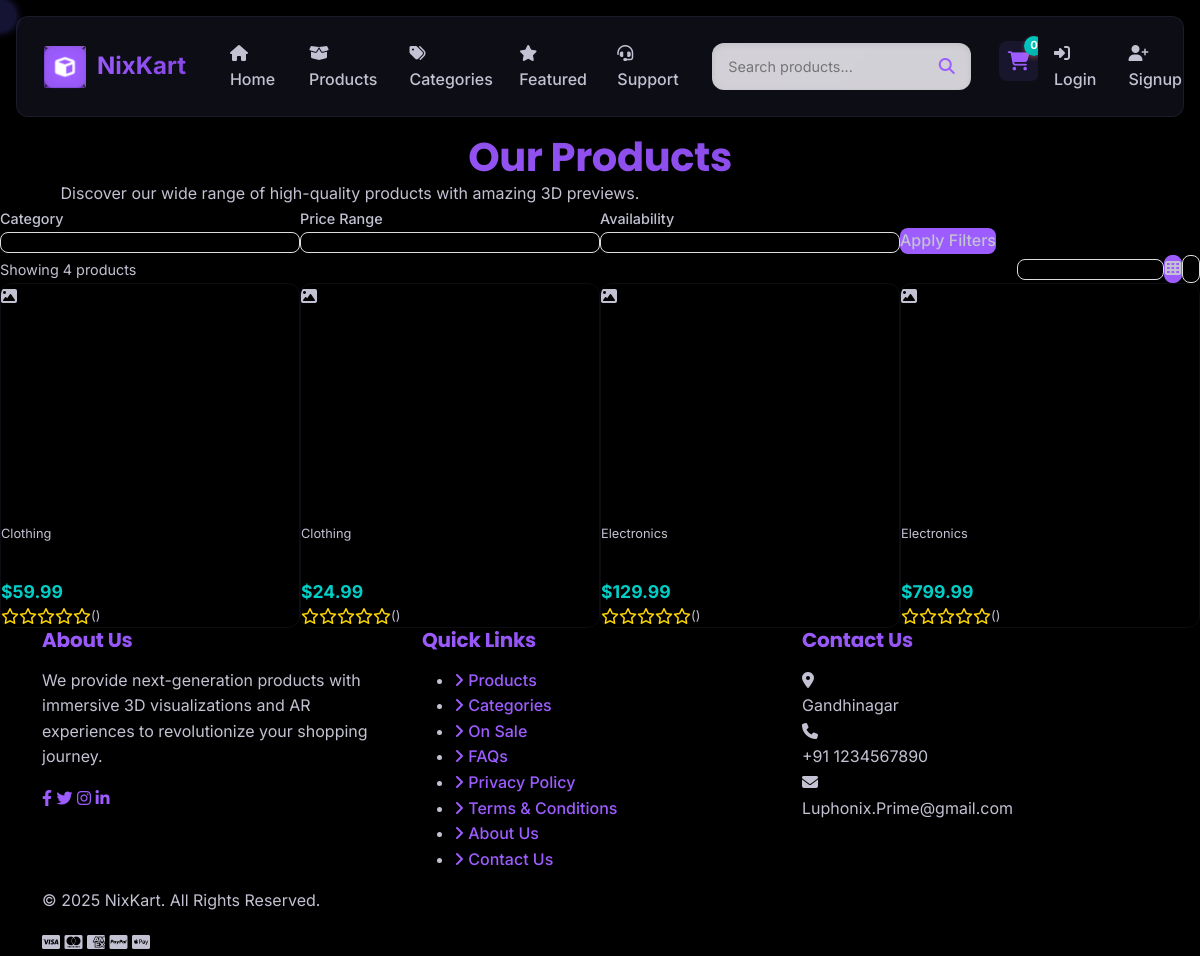
Screenshot of /products/ with the database file from the repository.
### store/models.py (models this page shows, shortened)
class Product(models.Model):
    category = models.ForeignKey(Category, related_name='products', on_delete=models.CASCADE)
    name = models.CharField(max_length=200)
    slug = models.SlugField(unique=True, blank=True)
    description = models.TextField()
    price = models.DecimalField(max_digits=10, decimal_places=2)
    stock = models.PositiveIntegerField(default=0)
    image = models.ImageField(upload_to='products/', blank=True, null=True)
    model_3d = models.FileField(upload_to='products/3d_models/', blank=True, null=True)
    is_featured = models.BooleanField(default=False)
    created_at = models.DateTimeField(auto_now_add=True)
    updated_at = models.DateTimeField(auto_now=True)
    class Meta:
        ordering = ['-created_at']

class Category(models.Model):
    name = models.CharField(max_length=100)
    slug = models.SlugField(unique=True, blank=True)
    description = models.TextField(blank=True)
    image = models.ImageField(upload_to='categories/', blank=True, null=True)
    created_at = models.DateTimeField(auto_now_add=True)
    updated_at = models.DateTimeField(auto_now=True)
    class Meta:
        verbose_name_plural = 'Categories'
        ordering = ['name']

### store/views.py (the view)
# urls.py: path('products/', views.product_list, name='product_list'),
def product_list(request):
    products = Product.objects.all()
    featured_products = Product.objects.filter(is_featured=True)
    categories = Category.objects.all()
    context = {
        'products': products,
        'featured_products': featured_products,
        'categories': categories,
    }
    return render(request, 'store/product_list.html', context)

### store/context_processors.py (called while the page is built)
def cart_count(request):
    count = 0
    if request.user.is_authenticated:
        try:
            cart = Cart.objects.get(user=request.user)
            count = cart.items.count()
        except Cart.DoesNotExist:
            pass
    else:
        session_id = request.session.session_key
        if session_id:
            try:
                cart = Cart.objects.get(session_id=session_id)
                count = cart.items.count()
            except Cart.DoesNotExist:
                pass
    return {'cart_count': count}

### templates/store/product_list.html (shortened to what this page needs)
{% extends 'base.html' %}
{% block content %}
<div class="products-container">
    <div class="products-header slide-up">
        <h1 class="products-title page-title">Our Products</h1>
        <p class="products-subtitle">Discover our wide range of high-quality products with amazing 3D previews.</p>
    </div>
    <div class="filter-container slide-up">
        <form action="{% url 'product_list' %}" method="GET" id="filterForm">
            <div class="filter-row">
                <div class="filter-item">
                    <label for="category" class="filter-label">Category</label>
                    <select name="category" id="category" class="filter-select">
                        <option value="">All Categories</option>
                    </select>
                </div>
                <div class="filter-item">
                    <label for="price" class="filter-label">Price Range</label>
                    <select name="price" id="price" class="filter-select">
                        <option value="">Any Price</option>
                    </select>
                </div>
                <div class="filter-item">
                    <label for="availability" class="filter-label">Availability</label>
                    <select name="availability" id="availability" class="filter-select">
                        <option value="">All</option>
                    </select>
                </div>
                <div class="filter-item">
                    <button type="submit" class="filter-button">Apply Filters</button>
                </div>
            </div>
        </form>
    </div>
    <div class="sort-container slide-up">
        <div class="products-count">
            Showing <span>{{ products.count }}</span> products
        </div>
        <div class="sort-controls">
            <select name="sort" id="sort" class="sort-select" onchange="updateSort(this.value)">
                <option value="newest" {% if request.GET.sort == 'newest' %}selected{% endif %}>Newest</option>
            </select>
            <div class="layout-toggle">
                <button id="gridButton" class="layout-button active" title="Grid View">
                    <i class="fas fa-th"></i>
                </button>
                <button id="listButton" class="layout-button" title="List View">
                    <i class="fas fa-list"></i>
                </button>
            </div>
        </div>
    </div>
    {% if products %}
        <div id="productsGrid" class="products-grid stagger-fade">
            {% for product in products %}
                <div class="product-card hover-lift">
                    <div class="product-image-container">
                        {% if product.image %}
                            <img src="{{ product.image.url }}" alt="{{ product.name }}" class="product-image">
                        {% else %}
                            <div class="product-image placeholder-img">
                                <i class="fas fa-image"></i>
                            </div>
                        {% endif %}
                    </div>
                    <div class="product-info">
                        <div class="product-category">{{ product.category.name }}</div>
                        <h3 class="product-title">
                            <a href="{% url 'product_detail' product.slug %}">{{ product.name }}</a>
                        </h3>
                        <div class="product-price">
                            <span>${{ product.price }}</span>
                        </div>
                        <div class="product-rating">
                            <div class="rating-stars">
                                {% for i in '12345'|make_list %}
                                    {% if forloop.counter <= product.rating %}
                                        <i class="fas fa-star"></i>
                                    {% elif forloop.counter <= product.rating|add:'0.5' %}
                                        <i class="fas fa-star-half-alt"></i>
                                    {% else %}
                                        <i class="far fa-star"></i>
                                    {% endif %}
                                {% endfor %}
                            </div>
                            <span class="rating-count">({{ product.review_count }})</span>
                        </div>
                    </div>
                </div>
            {% endfor %}
        </div>
    {% endif %}
</div>
{% endblock %}

### static/css/main.css (style rules this page uses)
:root { --primary-color: #9d5cff; --primary-dark: #8344e0; --primary-light: #b77dff; --accent-color: #00cfc8; --accent-dark: #00a8a2; --accent-light: #33e4de; --bg-darkest: #000000; --bg-dark: #0F0F17; --bg-dark-secondary: #1A1A27; --bg-dark-tertiary: #252538; --dark-color: #13131f; --medium-color: #8E8EA0; --light-color: #c2c2d2; --ultralight-color: #eeeeff; --success-color: #00d68f; --warning-color: #ffba00; --danger-color: #ff3d71; --info-color: #0095ff; --shadow-dark: rgba(0, 0, 0, 0.3); --shadow-light: rgba(103, 71, 150, 0.06); --border-radius-sm: 8px; --border-radius-md: 12px; --border-radius-lg: 16px; --border-radius-xl: 24px; --border-radius-round: 50%; --shadow-small: 0 2px 8px rgba(0, 0, 0, 0.08); --shadow-medium: 0 4px 16px rgba(0, 0, 0, 0.12); --shadow-large: 0 8px 30px rgba(0, 0, 0, 0.16); --shadow-inner: inset 0 2px 6px rgba(0, 0, 0, 0.08); --glass-bg: rgba(255, 255, 255, 0.6); --glass-border: rgba(255, 255, 255, 0.2); --glass-shadow: 0 8px 32px rgba(31, 38, 135, 0.15); --glass-blur: 8px; --neo-bg: #f0f0f7; --neo-shadow-dark: rgba(163, 177, 198, 0.6); --neo-shadow-light: rgba(255, 255, 255, 0.9); --gradient-primary: linear-gradient(135deg, var(--primary-color), var(--primary-dark)); --gradient-accent: linear-gradient(135deg, var(--accent-color), var(--accent-dark)); --gradient-success: linear-gradient(135deg, var(--success-color), #00b377); --transition-fast: 0.2s cubic-bezier(0.4, 0, 0.2, 1); --transition-medium: 0.4s cubic-bezier(0.4, 0, 0.2, 1); --transition-slow: 0.8s cubic-bezier(0.4, 0, 0.2, 1); --transition-bounce: 0.5s cubic-bezier(0.68, -0.55, 0.265, 1.55); }
@media (prefers-reduced-motion: no-preference) { html { scroll-behavior: smooth; } }
body { font-family: 'Inter', -apple-system, BlinkMacSystemFont, 'Segoe UI', Roboto, Helvetica, Arial, sans-serif; color: var(--light-color); line-height: 1.6; background-color: var(--bg-darkest); overflow-x: hidden; min-height: 100vh; }
body { --text-color: var(--light-color); --text-muted: var(--medium-color); --background: var(--bg-dark); --card-bg: var(--bg-dark-secondary); --box-shadow: 0 4px 20px rgba(0, 0, 0, 0.25); --neo-bg: var(--bg-dark); }
h1, h2, h3, h4, h5, h6 { font-family: 'Poppins', sans-serif; margin-bottom: 1rem; font-weight: 700; letter-spacing: -0.01em; line-height: 1.2; background: var(--gradient-primary); -webkit-background-clip: text; -webkit-text-fill-color: transparent; background-clip: text; text-fill-color: transparent; }
a { color: var(--primary-color); text-decoration: none; transition: all var(--transition-fast); font-weight: 500; position: relative; }
.product-card { border-radius: var(--border-radius-md); overflow: hidden; box-shadow: var(--box-shadow); transition: transform var(--transition-fast), box-shadow var(--transition-fast); height: 100%; background-color: var(--bg-dark-secondary); border: 1px solid rgba(61, 61, 90, 0.2); }
.product-image { width: 100%; height: 100%; object-fit: cover; transition: transform var(--transition-medium); }
.product-price { font-weight: bold; color: var(--primary-color); }

### static/css/animations.css (style rules this page uses)
.product-card { animation: fadeIn 0.5s ease-out; }
.product-card:nth-child(odd) { animation: fadeInLeft 0.5s ease-out; }
.product-card:nth-child(even) { animation: fadeInRight 0.5s ease-out; }
.product-price { transition: color 0.3s ease; }
label { transition: all 0.3s ease; }

### rows the page displays
Product: category.name "Clothing", price "59.99"
Product: category.name "Clothing", price "24.99"
Product: category.name "Electronics", price "129.99"
Product: category.name "Electronics", price "799.99"

### other values shown
{{ cart_count }} "0"
{{ products.count }} "4"
